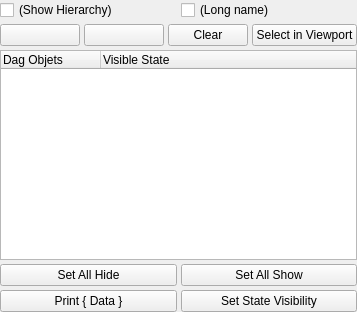
<?xml version="1.0" encoding="UTF-8"?>
<ui version="4.0">
 <class>Form</class>
 <widget class="QWidget" name="Form">
  <property name="geometry">
   <rect>
    <x>0</x>
    <y>0</y>
    <width>357</width>
    <height>312</height>
   </rect>
  </property>
  <property name="windowTitle">
   <string>Form</string>
  </property>
  <layout class="QVBoxLayout" name="verticalLayout">
   <property name="spacing">
    <number>4</number>
   </property>
   <property name="margin">
    <number>0</number>
   </property>
   <item>
    <layout class="QVBoxLayout" name="layout_attribute_state">
     <property name="spacing">
      <number>0</number>
     </property>
    </layout>
   </item>
   <item>
    <layout class="QHBoxLayout" name="horizontalLayout">
     <item>
      <widget class="QCheckBox" name="checkBox_hierarchy">
       <property name="text">
        <string>(Show Hierarchy)</string>
       </property>
      </widget>
     </item>
     <item>
      <widget class="QCheckBox" name="checkBox_long_name">
       <property name="text">
        <string>(Long name)</string>
       </property>
      </widget>
     </item>
    </layout>
   </item>
   <item>
    <layout class="QHBoxLayout" name="horizontalLayout_4">
     <item>
      <widget class="QPushButton" name="btn_add">
       <property name="text">
        <string/>
       </property>
      </widget>
     </item>
     <item>
      <widget class="QPushButton" name="btn_remove">
       <property name="text">
        <string/>
       </property>
      </widget>
     </item>
     <item>
      <widget class="QPushButton" name="btn_clear">
       <property name="text">
        <string>Clear</string>
       </property>
      </widget>
     </item>
     <item>
      <widget class="QPushButton" name="btn_sel_viewport">
       <property name="text">
        <string>Select in Viewport</string>
       </property>
      </widget>
     </item>
    </layout>
   </item>
   <item>
    <widget class="QTreeWidget" name="list_obj">
     <property name="minimumSize">
      <size>
       <width>100</width>
       <height>0</height>
      </size>
     </property>
     <property name="editTriggers">
      <set>QAbstractItemView::EditKeyPressed</set>
     </property>
     <property name="selectionMode">
      <enum>QAbstractItemView::ExtendedSelection</enum>
     </property>
     <property name="selectionBehavior">
      <enum>QAbstractItemView::SelectItems</enum>
     </property>
     <column>
      <property name="text">
       <string>Dag Objets</string>
      </property>
     </column>
     <column>
      <property name="text">
       <string>Visible State</string>
      </property>
     </column>
    </widget>
   </item>
   <item>
    <layout class="QGridLayout" name="gridLayout">
     <item row="1" column="0">
      <widget class="QPushButton" name="btn_print_visibility">
       <property name="text">
        <string>Print { Data }</string>
       </property>
      </widget>
     </item>
     <item row="1" column="1">
      <widget class="QPushButton" name="btn_set_visibility">
       <property name="text">
        <string>Set State Visibility</string>
       </property>
      </widget>
     </item>
     <item row="0" column="0">
      <widget class="QPushButton" name="btn_set_hide">
       <property name="text">
        <string>Set All Hide</string>
       </property>
      </widget>
     </item>
     <item row="0" column="1">
      <widget class="QPushButton" name="btn_set_show">
       <property name="text">
        <string>Set All Show</string>
       </property>
      </widget>
     </item>
    </layout>
   </item>
  </layout>
 </widget>
 <resources/>
 <connections/>
</ui>
